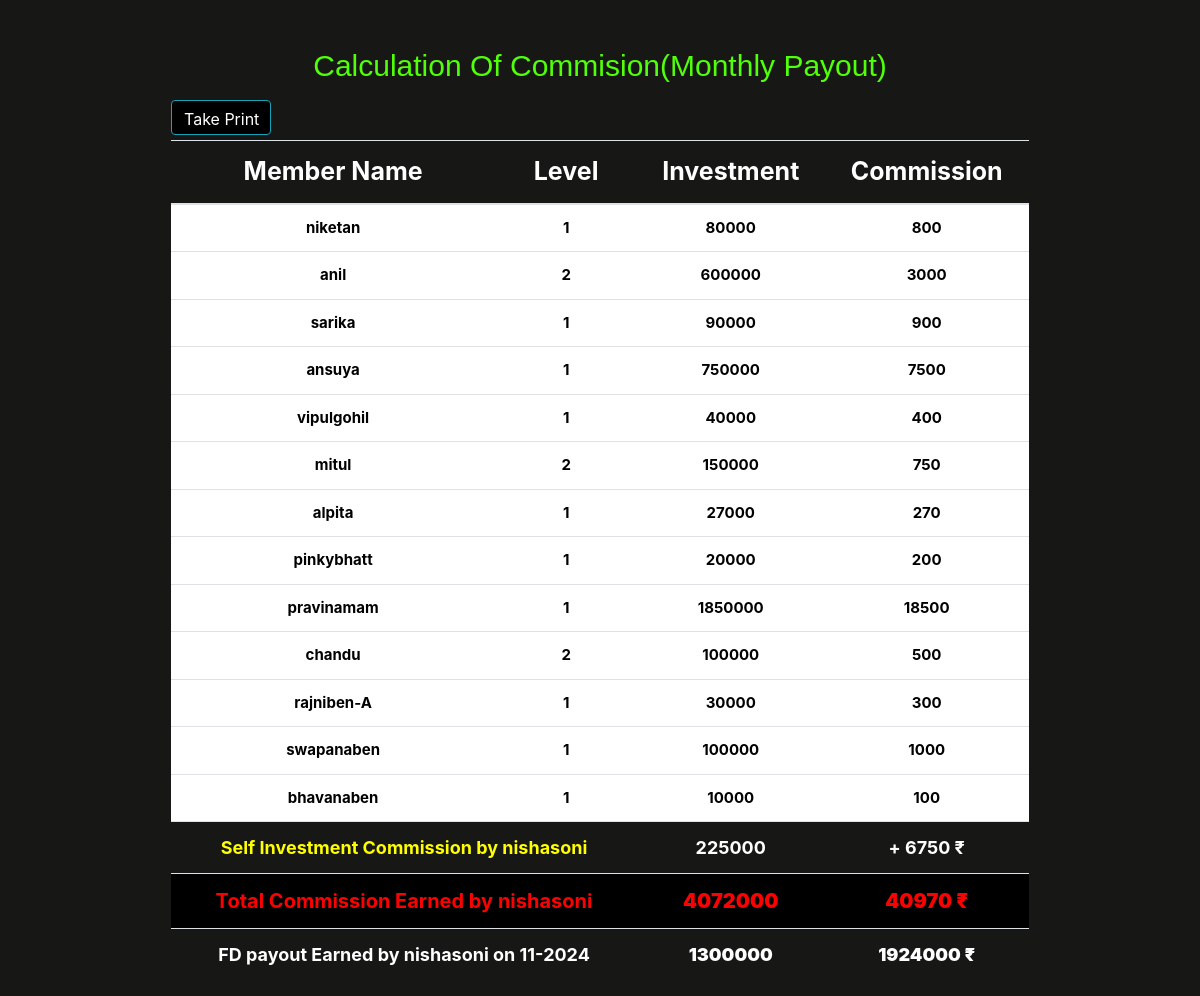
The page /commision.php?name=nishasoni on the database as committed earlier.
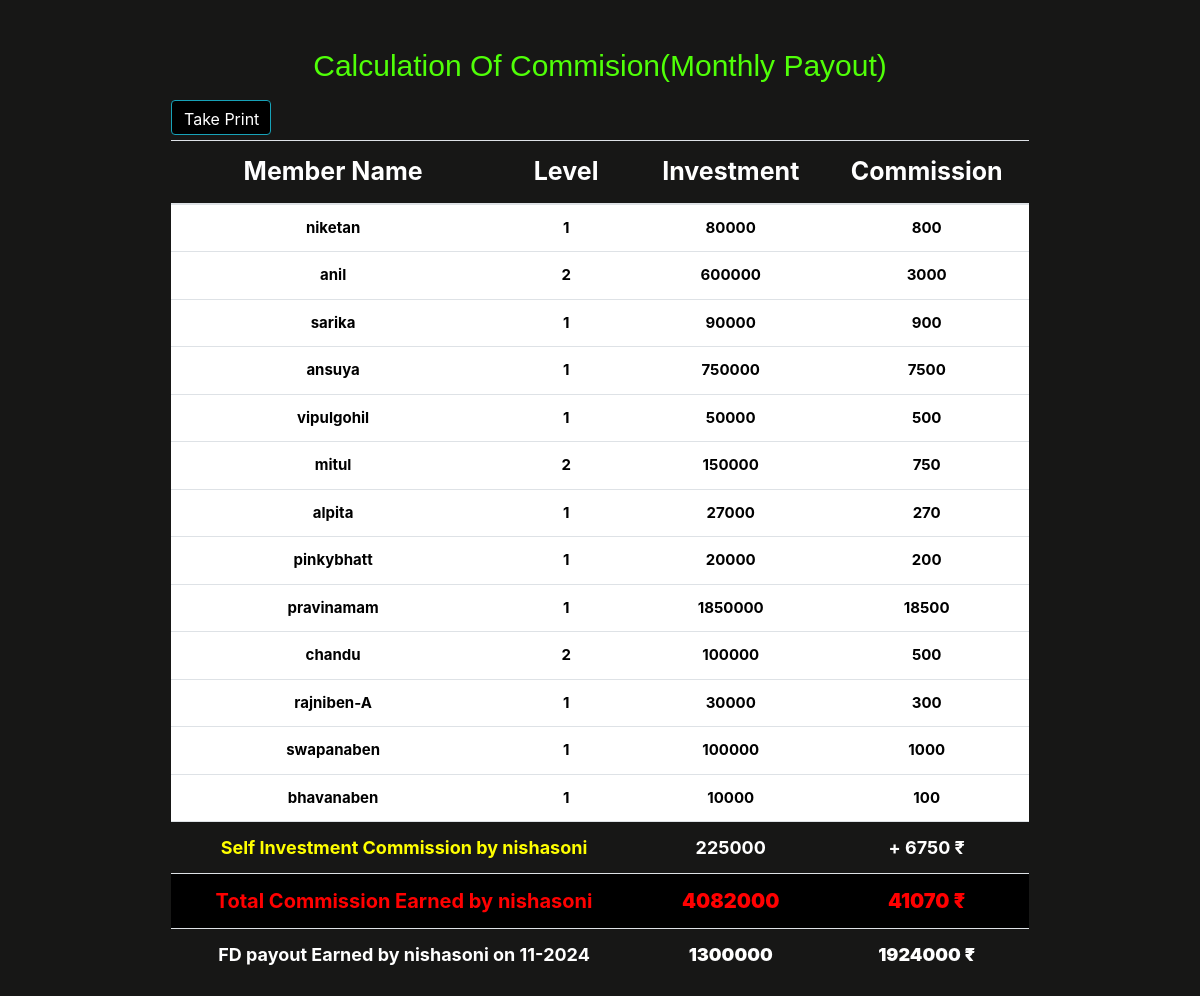
The same page on the database as committed later.
### tables this page shows
CREATE TABLE `members` (
  `id` int(11) NOT NULL,
  `name` varchar(255) DEFAULT NULL,
  `upline` varchar(255) DEFAULT NULL,
  `amount` float NOT NULL,
  `fd` int(25) NOT NULL,
  `date` datetime NOT NULL DEFAULT current_timestamp(),
  `date1` datetime DEFAULT NULL
);

### commision.php (the view, shortened to what the changed rows need)
<!DOCTYPE html>
<html lang="en">
<head>
</head>
<link rel="stylesheet" href="//cdn.datatables.net/1.11.5/css/jquery.dataTables.min.css">
<link rel="stylesheet" href="https://use.fontawesome.com/releases/v5.8.2/css/all.css">
<link rel="stylesheet" href="https://maxcdn.bootstrapcdn.com/bootstrap/4.0.0/css/bootstrap.min.css">
<body class="back" style="background-color:#171716;">
    <main class="container mt-5">
        <div class="container" style="width:80%;">
            <div class="table-responsive" style="overflow-x: hidden;">
                <div class="form-container">
                    <h1 class="text-center" style="color:#50ff08; font-family: Algerian, sans-serif;font-size:30px;">Calculation Of Commision(Monthly Payout)</h1><br>
                    <?php
                        $upline = '';
                        if ($_SERVER['REQUEST_METHOD'] === 'POST') {
                            if (isset($_POST['upline'])) {
                                $upline = $_POST['upline'];
                            }
                        } elseif (isset($_GET['name'])) {
                            $upline = $_GET['name'];
                        }
                            $conn = mysqli_connect("localhost", "root", "", "mlm");
                            try {
                                $query = "SELECT * FROM members WHERE name = '$upline'";
                                $result = mysqli_query($conn, $query);
                                if (mysqli_num_rows($result) > 0) {
                                    while($row = mysqli_fetch_assoc($result)) {
                                        $investment = $row["amount"];
                                    }
                                } else {
                                    throw new Exception("No investment found for " . $upline);
                                }
                            }
                            catch (Exception $e) {
                            }
                    ?>
                        </div>
                                <table  id='NoOrder' class='table table-striped text-center'  style='font-size:20px;' >
                                    <thead>
                                        <tr style="font-size:25px;color:white;background-color:#171716;">
                                            <th>Member Name</th>
                                            <th>Level</th>
                                            <th>Investment</th>
                                            <th>Commission</th>
                                        </tr>
                                    </thead>
                                    <tbody>
                                <?php
                                if (isset($_GET['name'])) {
                                    $upline = $_GET['name'];
                                }
                                else if ($_SERVER['REQUEST_METHOD'] === 'POST') {
                                    $upline = $_POST['upline'];
                                }
                                    $conn = mysqli_connect("localhost", "root", "", "mlm");
                                    try {
                                        $query = "SELECT *, COALESCE(fd, '') AS fd FROM members WHERE name = '$upline'";
                                        $result = mysqli_query($conn, $query);
                                        if (mysqli_num_rows($result) > 0) {
                                            while ($row = mysqli_fetch_assoc($result)) {
                                                $investment = $row["amount"];
                                                $neel = $row["fd"];
                                                $kalp = $row["date1"];
                                            }
                                        } else {
                                            throw new Exception("No investment found for " . $upline);
                                        }
                                        $total_commission = getDownlinesCommission($upline, $conn, 0, $investment);
                                        $final_total = ($investment * 0.03) + $total_commission;
                                        $own = ($investment * 0.03);
                                        $total_investment = getTotalInvestment($upline, $conn, 0, $investment);
                                        $totalInvestment = $investment + $total_investment;
                                        echo "<tr style='font-size:18px;color:yellow;background-color:#171716;'>";
                                        echo "<td colspan='1'><strong><span style='color:white;'>$investment</span></strong></td>";
                                        echo "<td colspan='1'><strong><span style='color:white;'>+ $own ₹</span></strong></td>";
                                        echo "</tr>";
                                        echo "<tr style='font-size:20px;background-color:black;color:red;'>";
                                        echo "<td colspan='1' style='font-size:20px;font-weight:bold;'><strong>$totalInvestment</strong></td>";
                                        echo "<td colspan='1' style='font-size:20px;font-weight:bold;'><strong>$final_total ₹</strong></td>";
                                        echo "</tr>";
                                        if ($neel > 0) {
                                            $fdInvestment = $neel;
                                            $fdtotal = ($fdInvestment * 0.04)*12+$fdInvestment;
                                            $fd_date = $kalp;
                                            $fd_date = date('m-Y', strtotime('+1 year', strtotime($fd_date)));
                                            echo "<tr style='font-size:18px;color:white;background-color:#171716;'>";
                                            echo "<td colspan='2'><strong>FD payout Earned by $upline on $fd_date</strong></td>";
                                            echo "<td colspan='1' style='font-size:18px;font-weight:bold;'><strong>$fdInvestment</strong></td>";
                                            echo "<td colspan='1' style='font-size:18px;font-weight:bold;'><strong>$fdtotal ₹</strong></td>";
                                            echo "</tr>";
                                        }
                                    ?>
                                    </tbody>
                                </table>
                            <?php
                            } catch (Exception $e) {
                                echo "<div class='error'>" . $e->getMessage() . "</div>";
                            }
                            ?>
                        <?php
                            function  getTotalInvestment($upline, $conn, $level, $investment) {
                                $query = "SELECT * FROM members WHERE upline = '$upline'";
                                $result = mysqli_query($conn, $query);
                                if (mysqli_num_rows($result) > 0) {
                                    $sum = 0;
                                    while($row = mysqli_fetch_assoc($result)) {
                                        $amount = $row["amount"];
                                        $sum += $amount + getTotalInvestment($row["name"], $conn, $level + 1, $investment);
                                    }
                                    return $sum ;
                                } else {
                                    return 0;
                                }
                            }
                        ?>
                        <?php
                        function getDownlinesCommission($upline, $conn, $level, $investment) {
                            $query = "SELECT * FROM members WHERE upline = '$upline'";
                            $result = mysqli_query($conn, $query);
                            if (mysqli_num_rows($result) > 0) {
                                $commission = 0;
                                while($row = mysqli_fetch_assoc($result)) {
                                    $amount = $row["amount"];
                                    $fd = $row["fd"];
                                    if ($level == 0) {
                                        $level_commission = 0.01 * $amount;
                                        $level_commission1 = 0.01 * $fd;
                                    } else if ($level == 1) {
                                        $level_commission = 0.005 * $amount;
                                        $level_commission1 = 0.005 * $fd;
                                    } else {
                                        $level_commission = 0.0025 * $amount;
                                        $level_commission1 = 0.0025 * $fd;
                                    }
                                    if($level_commission1>0){
                                        echo "<tr style='font-size:15px;color:black;font-weight:bold;background-color:white;'><td>" . $row["name"] . "</td><td>" . $level+1 . "</td> <td>" . $row["amount"] . "</td><td>" . $level_commission . "</td></tr>";
                                        echo "<tr style='font-size:15px;color:black;font-weight:bold;background-color:white;'><td>" . $row["name"] . "{FD}</td><td>" . $level+1 . "</td> <td>" . $row["fd"] . "</td><td>" . $level_commission1 . "</td></tr>";
                                    }else{
                                        echo "<tr style='font-size:15px;color:black;font-weight:bold;background-color:white;'><td>" . $row["name"] . "</td><td>" . $level+1 . "</td> <td>" . $row["amount"] . "</td><td>" . $level_commission . "</td></tr>";
                                    }
                                    $commission +=  $level_commission1 + $level_commission + getDownlinesCommission($row["name"], $conn, $level + 1, $investment);
                                }
                                return $commission ;
                            } else {
                                return 0;
                            }
                        }
                        ?>
                    </div>
                </div>
        </main>
    </body>
</html>

Rows that differ between the two databases and show on the page:
changed members "vipulgohil": amount "40000" → "50000"; amount "400" → "500"
computed for members (number 14 of 14 on the later page): amount "4072000" → "4082000"; amount "40970" → "41070"
